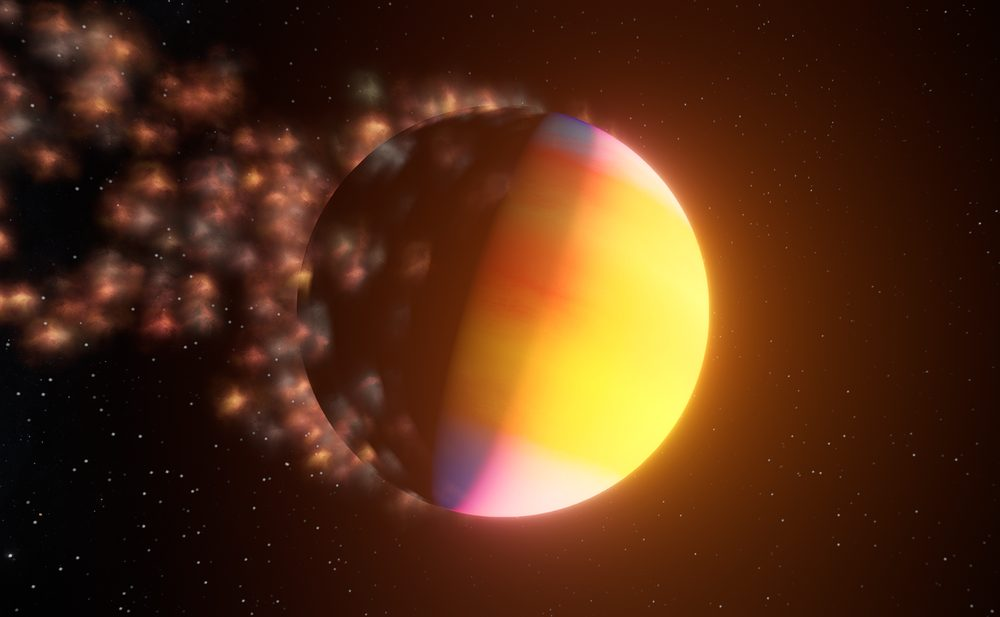
#> input picture assets/img/amunet_a.jpg, 1000 x 617 px
$ python -i post.py   (imports and definitions only)
#> lines starting #> are read from the running program, lines starting #| are printed output that depends on the picture
#> further down, picture is the input picture: PIL image 1000x617 RGB; mean R, G, B 82.6, 45.8, 21.3
#!/usr/bin/env python3
"""
post.py — turn raw gpt-image-2 renders into sphere-ready texture maps.

Reads:  tools/_raw/ai/<key>.png   (raw renders Codex produced)
Writes: assets/img/textures/<key>.jpg   (2048x1024, seam-blended, q88)

Post-processing:
  1. feather the left/right wrap so the 0deg/360deg meridian tiles (no seam line),
  2. resize to 2048x1024 (equirectangular 2:1),
  3. save as optimized JPEG.

Pillow-only (no numpy). Usage:
  python3 tools/post.py            # process every png in tools/_raw/ai/
  python3 tools/post.py satis set  # process only these keys
"""
import sys, pathlib
from PIL import Image

ROOT = pathlib.Path(__file__).resolve().parent.parent
SRC  = ROOT / "tools" / "_raw" / "ai"
DST  = ROOT / "assets" / "img" / "textures"
OUT_W, OUT_H = 2048, 1024
BAND_FRAC = 0.04          # seam feather width as a fraction of image width
JPEG_Q = 88

def _mask(b, h):
    """Column k -> alpha t(k)=0.5*(1-k/b): 0.5 at the seam, 0 at the band edge."""
    row = bytes(int(255 * 0.5 * (1 - k / b)) for k in range(b))
    return Image.frombytes("L", (b, 1), row).resize((b, h))

def seam_blend(im):
    """Feather the two vertical edges toward each other so they tile horizontally."""
    w, h = im.size
#> w = 1000; h = 617
    b = max(1, int(w * BAND_FRAC))
#> b = 40
    Lb  = im.crop((0, 0, b, h))
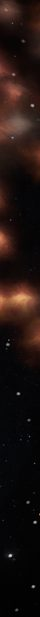
#> Lb: PIL image 40x617 RGB; mean R, G, B 30.2, 18.4, 15.7
    Rbf = im.crop((w - b, 0, w, h)).transpose(Image.FLIP_LEFT_RIGHT)  # mirror: col k <-> global w-1-k
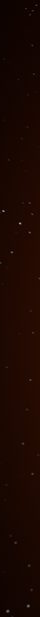
#> Rbf: PIL image 40x617 RGB; mean R, G, B 27.7, 7.6, 1.6
    m = _mask(b, h)
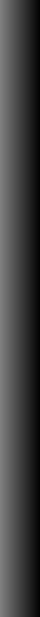
#> m: PIL image 40x617 L; min 3, max 127, mean 64.9
    new_left  = Image.composite(Rbf, Lb, m)                            # Lb*(1-t) + Rbf*t
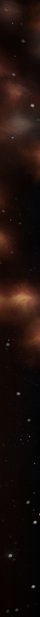
#> new_left: PIL image 40x617 RGB; mean R, G, B 28.5, 15.2, 11.8
    new_right = Image.composite(Lb, Rbf, m).transpose(Image.FLIP_LEFT_RIGHT)  # Rb*(1-t) + Lb*t
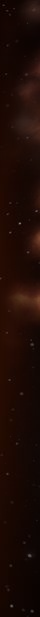
#> new_right: PIL image 40x617 RGB; mean R, G, B 29.3, 10.9, 5.5
    im.paste(new_left,  (0, 0))
    im.paste(new_right, (w - b, 0))
    return im

def process(key):
    src = SRC / f"{key}.png"
    if not src.exists():
        print(f"skip {key}: {src} not found"); return False
    img = Image.open(src).convert("RGB")
    in_size = img.size
    img = seam_blend(img).resize((OUT_W, OUT_H), Image.LANCZOS)
    DST.mkdir(parents=True, exist_ok=True)
    dst = DST / f"{key}.jpg"
    img.save(dst, "JPEG", quality=JPEG_Q, optimize=True)
    print(f"ok   {key:10s} {in_size[0]}x{in_size[1]} -> {OUT_W}x{OUT_H}  {dst.stat().st_size//1024} KB")
    return True

def main():
    keys = sys.argv[1:]
    if not keys:
        keys = sorted(p.stem for p in SRC.glob("*.png")) if SRC.exists() else []
    if not keys:
        print(f"no inputs in {SRC}"); return
    n = sum(process(k) for k in keys)
    print(f"\n{n} texture(s) -> {DST}")

# [2 lines not run here, left out]

>>> from PIL import Image
>>> picture = Image.open('../assets/img/amunet_a.jpg')
>>> result = seam_blend(picture)
